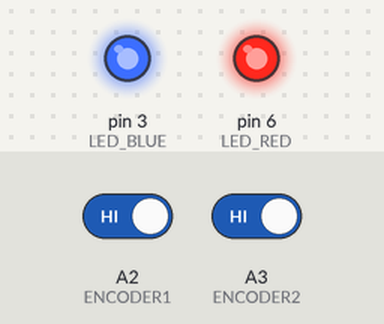
Simulated run of this sketch. Board: Arduino Uno, built with avr-gcc and run on an emulated ATmega328P. Shown: output pins drawn as LEDs (lit = HIGH). The inputs (shaded band) are chosen by the test bench; at power-on: A2 (ENCODER1) HIGH, A3 (ENCODER2) HIGH.

Above: at 1.2 s.
1.3 s: A2 (ENCODER1) driven LOW
At 1.9 s:
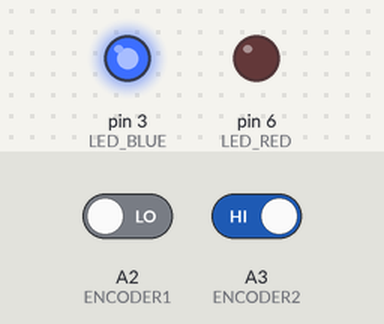
2.8 s: A3 (ENCODER2) driven LOW
At 3.1 s:
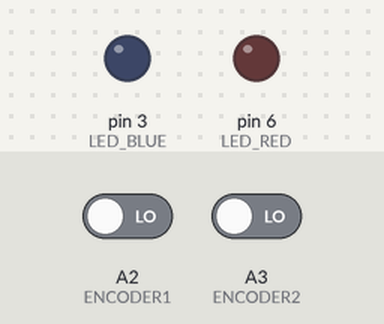
4.3 s: A2 (ENCODER1) driven HIGH
At 5.4 s:
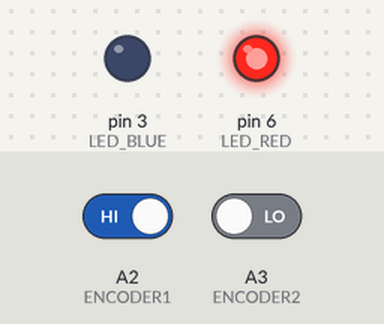
5.8 s: A3 (ENCODER2) driven HIGH
At 6.6 s:
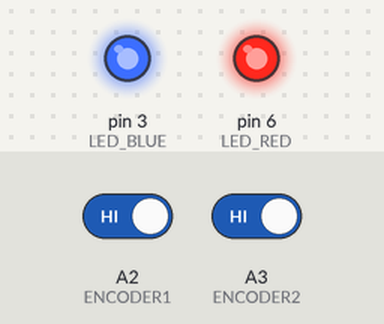
Timing chart, 0 to 8.3 s (numbered marks = the images above; inputs shaded):
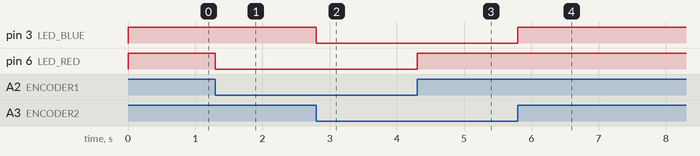

The sketch:

code03.ino
```cpp
#define LED_RED 6
#define LED_BLUE 3

#define ENCODER1 A2
#define ENCODER2 A3

void setup()
{
    pinMode(LED_RED, OUTPUT);
    pinMode(LED_BLUE, OUTPUT);
    pinMode(ENCODER1, INPUT_PULLUP);
    pinMode(ENCODER2, INPUT_PULLUP);
}

void loop()
{
    digitalWrite(LED_RED, digitalRead(ENCODER1));
    digitalWrite(LED_BLUE, digitalRead(ENCODER2));
}
```

Measured:
- after the input at 1.3 s, pin 6 (LED_RED): HIGH → LOW at once
- after the input at 2.8 s, pin 3 (LED_BLUE): HIGH → LOW at once
- after the input at 4.3 s, pin 6 (LED_RED): LOW → HIGH at once
- after the input at 5.8 s, pin 3 (LED_BLUE): LOW → HIGH at once
